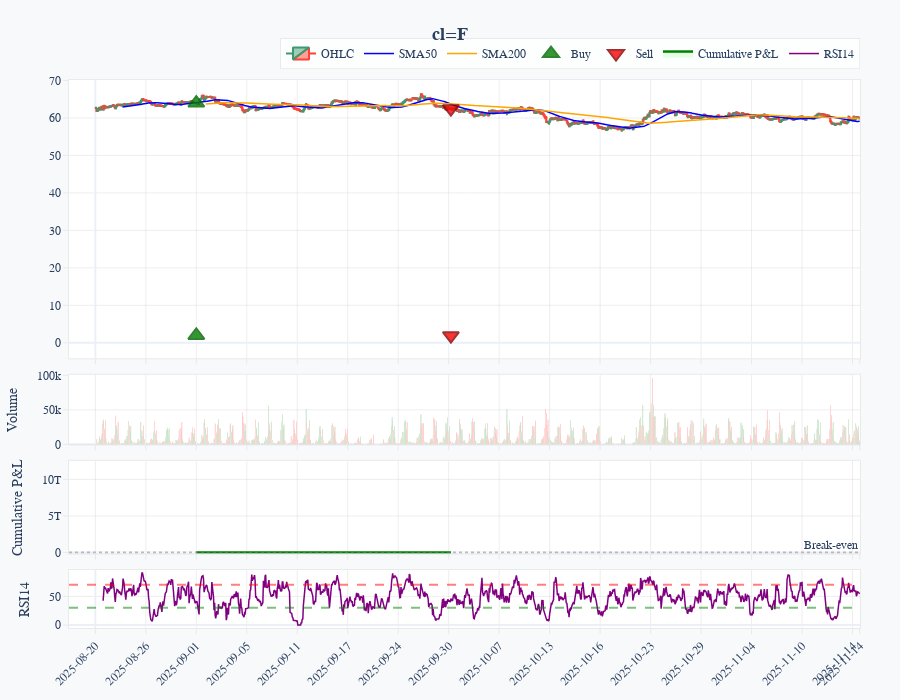

The notebook cell this image was saved under:
### Code cell
from quanta.clients.chart import ChartClient
chart_client = ChartClient()
chart_client.plot(
    df_cl, 
    "cl=F",  
    trades_df=trades_bk, 
    theme='professional'
)

### Figure 1 — Plotly figure (JSON) as saved in the notebook; plotly's stock layout.template omitted (floating-point values rounded to 4 significant figures; data arrays with more than 128 entries replaced by an {"elided": "..."} marker saying what was removed)
{"data": [{"close": {"elided": "1379 float values"}, "high": {"elided": "1379 float values"}, "low": {"elided": "1379 float values"}, "name": "OHLC", "open": {"elided": "1379 float values"}, "type": "candlestick", "x": {"elided": "1379 int values"}, "xaxis": "x", "yaxis": "y"}, {"line": {"color": "blue", "width": 1.5}, "name": "SMA50", "type": "scatter", "x": {"elided": "1379 int values"}, "xaxis": "x", "y": {"elided": "1379 float values"}, "yaxis": "y"}, {"line": {"color": "orange", "width": 1.5}, "name": "SMA200", "type": "scatter", "x": {"elided": "1379 int values"}, "xaxis": "x", "y": {"elided": "1379 float values"}, "yaxis": "y"}, {"hovertemplate": "<b>Buy</b><br>Price: %{y:.2f}<br><extra></extra>", "marker": {"color": "green", "line": {"color": "darkgreen", "width": 2}, "opacity": 0.8, "size": 14, "symbol": "triangle-up"}, "mode": "markers", "name": "Buy", "type": "scatter", "x": [182, 182], "xaxis": "x", "y": [1.967, 63.97], "yaxis": "y"}, {"hovertemplate": "<b>Sell</b><br>Price: %{y:.2f}<br><extra></extra>", "marker": {"color": "red", "line": {"color": "darkred", "width": 2}, "opacity": 0.8, "size": 14, "symbol": "triangle-down"}, "mode": "markers", "name": "Sell", "type": "scatter", "x": [641.0, 641.0, NaN, NaN], "xaxis": "x", "y": [1.917, 62.49, 1.907, 61.26], "yaxis": "y"}, {"marker": {"color": {"elided": "1379 str values"}}, "name": "Volume", "showlegend": false, "type": "bar", "x": {"elided": "1379 int values"}, "xaxis": "x2", "y": {"elided": "1379 int values"}, "yaxis": "y2"}, {"customdata": [0, 0, 249400.0, 622500000.0, 861100000000.0, 1191000000000000.0], "fill": "tozeroy", "fillcolor": "rgba(0, 255, 0, 0.1)", "hovertemplate": "<b>Cumulative P&L</b><br>Value: %{y:.4f}<br>Return: %{customdata:.2f}%<extra></extra>", "line": {"color": "green", "width": 2.5}, "mode": "lines", "name": "Cumulative P&L", "type": "scatter", "x": [182, 182, 641, 641, null, null], "xaxis": "x3", "y": [1, 1, 2495.0, 6225000.0, 8611000000.0, 11910000000000.0], "yaxis": "y3"}, {"hovertemplate": "<b>Trade P&L</b><br>PnL: %{y:.4f}<extra></extra>", "marker": {"color": ["green", "green", "green", "green", "green", "green"]}, "name": "Trade P&L", "opacity": 0.6, "showlegend": false, "type": "bar", "x": [182, 182, 641, 641, null, null], "xaxis": "x3", "y": [0, 0, 2494.0, 2494.0, 1382.0, 1382.0], "yaxis": "y3"}, {"line": {"color": "purple", "width": 1.5}, "name": "RSI14", "type": "scatter", "x": {"elided": "1379 int values"}, "xaxis": "x4", "y": {"elided": "1379 float values"}, "yaxis": "y4"}], "layout": {"annotations": [{"showarrow": false, "text": "Break-even", "x": 1, "xanchor": "right", "xref": "x3 domain", "y": 1, "yanchor": "bottom", "yref": "y3"}], "font": {"family": "Computer Modern, serif", "size": 12}, "height": 700, "hovermode": "x unified", "legend": {"bgcolor": "rgba(255, 255, 255, 0.8)", "bordercolor": "rgba(200, 200, 200, 0.3)", "borderwidth": 1, "orientation": "h", "x": 1, "xanchor": "right", "y": 1.02, "yanchor": "bottom"}, "margin": {"b": 50, "l": 60, "r": 40, "t": 80}, "paper_bgcolor": "#f8f9fa", "plot_bgcolor": "white", "shapes": [{"line": {"color": "gray", "dash": "dot"}, "opacity": 0.5, "type": "line", "x0": 0, "x1": 1, "xref": "x3 domain", "y0": 1, "y1": 1, "yref": "y3"}, {"line": {"color": "red", "dash": "dash"}, "opacity": 0.5, "type": "line", "x0": 0, "x1": 1, "xref": "x4 domain", "y0": 70, "y1": 70, "yref": "y4"}, {"line": {"color": "green", "dash": "dash"}, "opacity": 0.5, "type": "line", "x0": 0, "x1": 1, "xref": "x4 domain", "y0": 30, "y1": 30, "yref": "y4"}], "showlegend": true, "title": {"font": {"family": "Computer Modern, serif", "size": 18}, "text": "<b>cl=F</b>", "x": 0.5, "xanchor": "center"}, "xaxis": {"anchor": "y", "domain": [0, 1], "gridcolor": "rgba(200, 200, 200, 0.3)", "gridwidth": 1, "linecolor": "rgba(200, 200, 200, 0.3)", "linewidth": 1, "matches": "x4", "mirror": true, "rangeslider": {"visible": false}, "showgrid": true, "showline": true, "showticklabels": false, "tickangle": -45, "tickcolor": "rgba(200, 200, 200, 0.3)", "ticklen": 5, "tickmode": "array", "ticks": "outside", "ticktext": ["2025-08-20", "2025-08-26", "2025-09-01", "2025-09-05", "2025-09-11", "2025-09-17", "2025-09-24", "2025-09-30", "2025-10-07", "2025-10-13", "2025-10-16", "2025-10-23", "2025-10-29", "2025-11-04", "2025-11-10", "2025-11-14", "2025-11-14"], "tickvals": [0, 91, 182, 273, 364, 455, 546, 637, 728, 819, 910, 1001, 1092, 1183, 1274, 1365, 1378], "tickwidth": 1}, "xaxis2": {"anchor": "y2", "domain": [0, 1], "gridcolor": "rgba(200, 200, 200, 0.3)", "gridwidth": 1, "linecolor": "rgba(200, 200, 200, 0.3)", "linewidth": 1, "matches": "x4", "mirror": true, "showgrid": true, "showline": true, "showticklabels": false, "tickangle": -45, "tickcolor": "rgba(200, 200, 200, 0.3)", "ticklen": 5, "tickmode": "array", "ticks": "outside", "ticktext": ["2025-08-20", "2025-08-26", "2025-09-01", "2025-09-05", "2025-09-11", "2025-09-17", "2025-09-24", "2025-09-30", "2025-10-07", "2025-10-13", "2025-10-16", "2025-10-23", "2025-10-29", "2025-11-04", "2025-11-10", "2025-11-14", "2025-11-14"], "tickvals": [0, 91, 182, 273, 364, 455, 546, 637, 728, 819, 910, 1001, 1092, 1183, 1274, 1365, 1378], "tickwidth": 1}, "xaxis3": {"anchor": "y3", "domain": [0, 1], "gridcolor": "rgba(200, 200, 200, 0.3)", "gridwidth": 1, "linecolor": "rgba(200, 200, 200, 0.3)", "linewidth": 1, "matches": "x4", "mirror": true, "showgrid": true, "showline": true, "showticklabels": false, "tickangle": -45, "tickcolor": "rgba(200, 200, 200, 0.3)", "ticklen": 5, "tickmode": "array", "ticks": "outside", "ticktext": ["2025-08-20", "2025-08-26", "2025-09-01", "2025-09-05", "2025-09-11", "2025-09-17", "2025-09-24", "2025-09-30", "2025-10-07", "2025-10-13", "2025-10-16", "2025-10-23", "2025-10-29", "2025-11-04", "2025-11-10", "2025-11-14", "2025-11-14"], "tickvals": [0, 91, 182, 273, 364, 455, 546, 637, 728, 819, 910, 1001, 1092, 1183, 1274, 1365, 1378], "tickwidth": 1}, "xaxis4": {"anchor": "y4", "domain": [0, 1], "gridcolor": "rgba(200, 200, 200, 0.3)", "gridwidth": 1, "linecolor": "rgba(200, 200, 200, 0.3)", "linewidth": 1, "mirror": true, "showgrid": true, "showline": true, "tickangle": -45, "tickcolor": "rgba(200, 200, 200, 0.3)", "ticklen": 5, "tickmode": "array", "ticks": "outside", "ticktext": ["2025-08-20", "2025-08-26", "2025-09-01", "2025-09-05", "2025-09-11", "2025-09-17", "2025-09-24", "2025-09-30", "2025-10-07", "2025-10-13", "2025-10-16", "2025-10-23", "2025-10-29", "2025-11-04", "2025-11-10", "2025-11-14", "2025-11-14"], "tickvals": [0, 91, 182, 273, 364, 455, 546, 637, 728, 819, 910, 1001, 1092, 1183, 1274, 1365, 1378], "tickwidth": 1}, "yaxis": {"anchor": "x", "domain": [0.4921, 1], "gridcolor": "rgba(200, 200, 200, 0.3)", "gridwidth": 1, "linecolor": "rgba(200, 200, 200, 0.3)", "linewidth": 1, "mirror": true, "showgrid": true, "showline": true, "tickcolor": "rgba(200, 200, 200, 0.3)", "ticklen": 5, "ticks": "outside", "tickwidth": 1}, "yaxis2": {"anchor": "x2", "domain": [0.3351, 0.4621], "gridcolor": "rgba(200, 200, 200, 0.3)", "gridwidth": 1, "linecolor": "rgba(200, 200, 200, 0.3)", "linewidth": 1, "mirror": true, "showgrid": true, "showline": true, "tickcolor": "rgba(200, 200, 200, 0.3)", "ticklen": 5, "ticks": "outside", "tickwidth": 1, "title": {"text": "Volume"}}, "yaxis3": {"anchor": "x3", "domain": [0.1358, 0.3051], "gridcolor": "rgba(200, 200, 200, 0.3)", "gridwidth": 1, "linecolor": "rgba(200, 200, 200, 0.3)", "linewidth": 1, "mirror": true, "showgrid": true, "showline": true, "tickcolor": "rgba(200, 200, 200, 0.3)", "ticklen": 5, "ticks": "outside", "tickwidth": 1, "title": {"text": "Cumulative P&L"}}, "yaxis4": {"anchor": "x4", "domain": [0, 0.1058], "gridcolor": "rgba(200, 200, 200, 0.3)", "gridwidth": 1, "linecolor": "rgba(200, 200, 200, 0.3)", "linewidth": 1, "mirror": true, "showgrid": true, "showline": true, "tickcolor": "rgba(200, 200, 200, 0.3)", "ticklen": 5, "ticks": "outside", "tickwidth": 1, "title": {"text": "RSI14"}}}}
